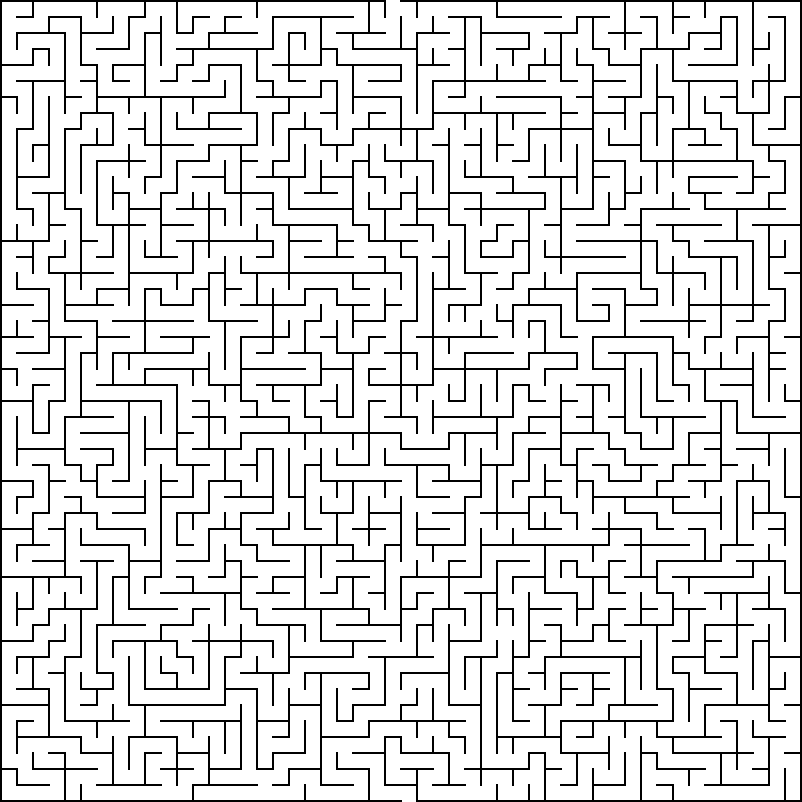
#> input picture client/images/maze-50x50.png, 802 x 802 px
$ python -i maze_solver_cloud.py   (imports and definitions only)   (older library calls are emulated)
#> lines starting #> are read from the running program, lines starting #| are printed output that depends on the picture; after the words box and inside, x2 and y2 are one past the last pixel; in counts of white or black regions, pixels touching at a corner belong together
#> further down, picture is the input picture: shape (802, 802, 3); 87.1% white; black in thin lines or dots
### src/cloud-app/image_utils.py
import cv2
import numpy as np


# [19 lines left out: functions image_resize, auto_canny, not called in this run]


def adaptive_threshold(image, option=cv2.THRESH_BINARY):
    return cv2.adaptiveThreshold(image, 255, cv2.ADAPTIVE_THRESH_GAUSSIAN_C, option, 11, 2)


def sharpen_image(image):
    kernel = np.array([[0, -1, 0], [-1, 5, -1], [0, -1, 0]], dtype=np.float)
    return cv2.filter2D(image, -1, kernel)


# [62 lines left out: functions order_points, image_rotate_by_90_clockwise, image_rotate_by_90_anticlockwise, get_contours, sort_contours, not called in this run]


def get_midpoint(ptA, ptB):
    return (ptA[0] + ptB[0]) * 0.5, (ptA[1] + ptB[1]) * 0.5


# [7 lines left out: function detect_face, not called in this run]


def add_text(image, text):
    cv2.putText(image, text, (15, 15), cv2.FONT_HERSHEY_SIMPLEX, 0.6, (0, 0, 255), 2)

### cloud-app/maze_solver_cloud.py
import os, sys, inspect
import cv2
import numpy as np
import argparse
import image_utils as utils
import time
from azure.storage.blob import BlockBlobService
from azure.storage.queue import QueueService

# Azure Blob Storage.
blob_account_name = 'btpstorage'
blob_account_key = 'Dt3XWm/Ozzv6boId/K6jpweTS/Bo5iVFKlARy9kjooRUGKede7s4W5plTKlUUSkO3SsrLekg7vHPtSlvm4QfSQ=='
# [1 line that did not run here, left out]
container_name = 'btpcontainer'

# Azure Queue Storage
queue_account_name = 'btpqueue'
queue_account_key = 'mxP5vuDMAwrFVBwrbS+WkcmxH780PR/FfoxGKsW6DIPSnRhbshdhw43+b0Samda+9vrRUhz4R9MN4VLv1kN2KA=='
# [1 line that did not run here, left out]
queue_name = 'btpqueue'

# Pulls the image from azure blob storage.
def pull_image_from_blob(blob_name):
    blob = block_blob_service.get_blob_to_bytes(container_name, blob_name)

    # use numpy to construct an array from the bytes
    x = np.fromstring(blob.content, dtype='uint8')

    # decode the array into an image
    img = cv2.imdecode(x, cv2.IMREAD_UNCHANGED)
    return img

# Takes an image denoting a maze and solves the maze. returns the solved maze.
def solve_maze(image):
    try:
        gray_image = cv2.cvtColor(image, cv2.COLOR_BGR2GRAY)
#> gray_image: shape (802, 802); 87.1% white; black in thin lines or dots

        thresholded_image = utils.adaptive_threshold(
            gray_image, cv2.THRESH_BINARY_INV)
#> in adaptive_threshold, `return cv2.adaptiveThreshold(image, 255, cv2.ADAPTIVE_THRESH_GAUSSIAN_..`: returned value: shape (802, 802); 12.9% white in thin lines or dots
        print('Finding Contours')
        contours, _ = cv2.findContours(
            thresholded_image, cv2.RETR_EXTERNAL, cv2.CHAIN_APPROX_SIMPLE)
#> contours = 2 contours; box (x1, y1, x2, y2) and area: (160, 0, 802, 802) 25012, (0, 0, 546, 802) 17486

        solution_image = np.zeros(gray_image.shape, dtype=np.uint8)
        cv2.drawContours(solution_image, contours, 0, (255, 255, 255), 5)
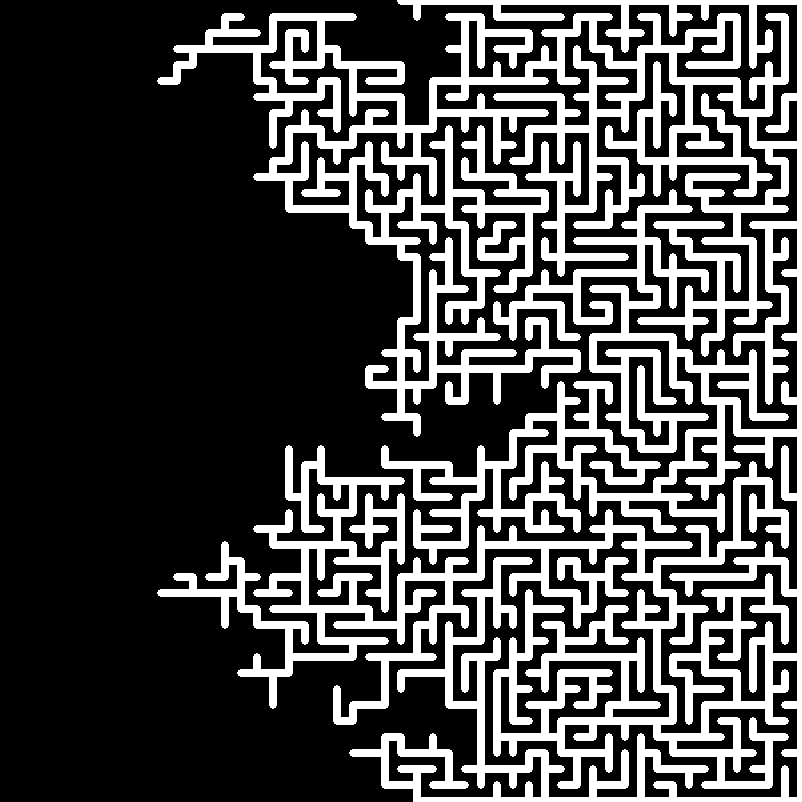
#> solution_image: shape (802, 802); 28.8% white; 1 white region, box (x1, y1, x2, y2) and area: (157, 0, 802, 802) 185500

        print('Dilation')
        kernel = np.ones((15, 15),  dtype=np.uint8)
        solution_image = cv2.dilate(solution_image, kernel)
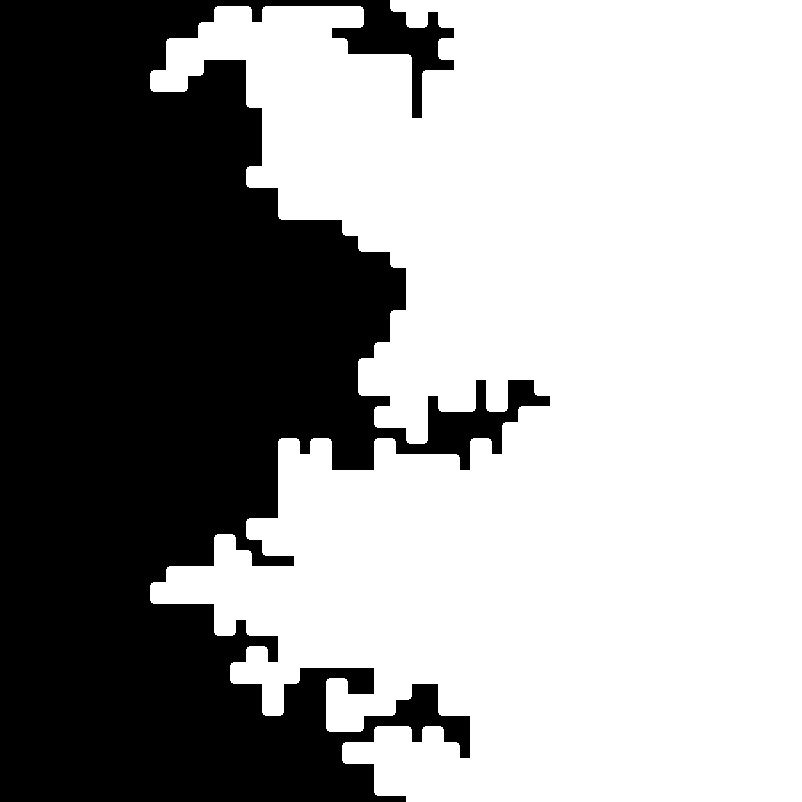
#> solution_image: shape (802, 802); 61% white; 1 black region, box (x1, y1, x2, y2) and area: (0, 0, 550, 802) 250549
        eroded_image = cv2.erode(solution_image, kernel)
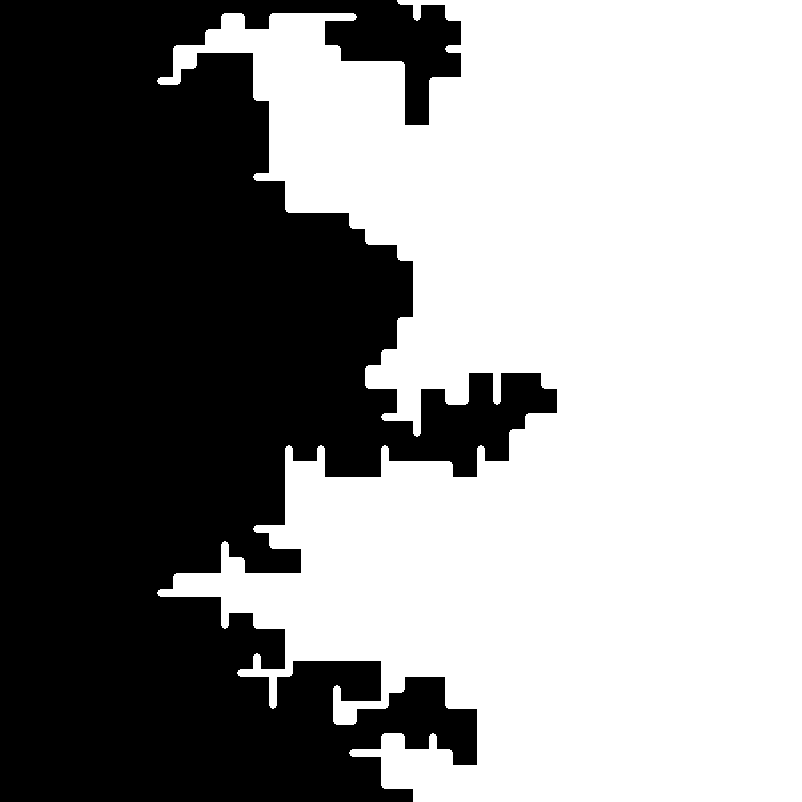
#> eroded_image: shape (802, 802); 56.4% white; 1 black region, box (x1, y1, x2, y2) and area: (0, 0, 557, 802) 280243
        solution_image = cv2.absdiff(solution_image, eroded_image)
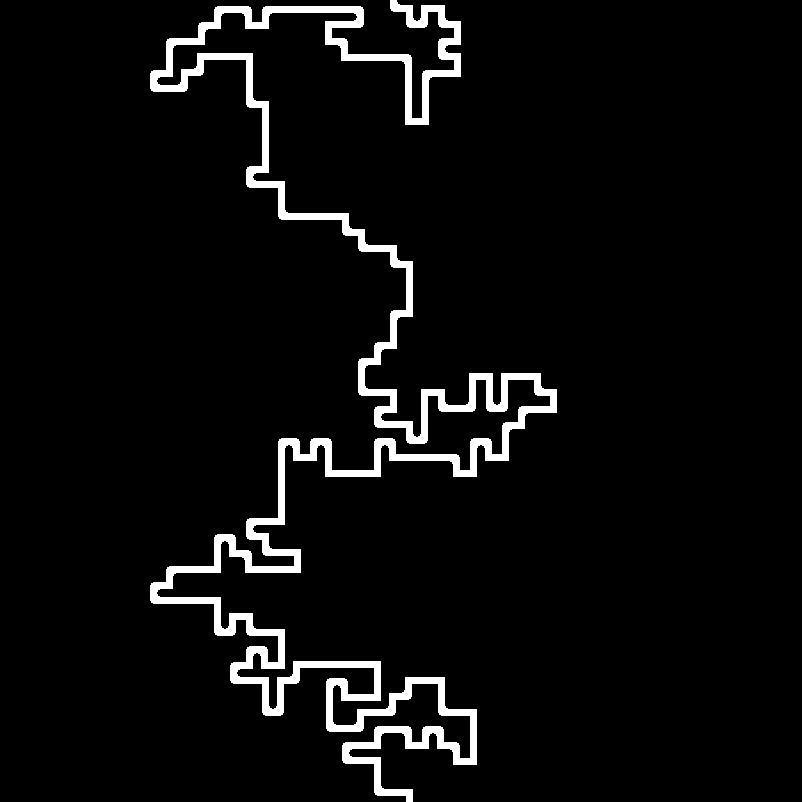
#> solution_image: shape (802, 802); 4.6% white; 1 white region, box (x1, y1, x2, y2) and area: (150, 0, 557, 802) 29694

        b, g, r = cv2.split(image)
        b &= ~solution_image
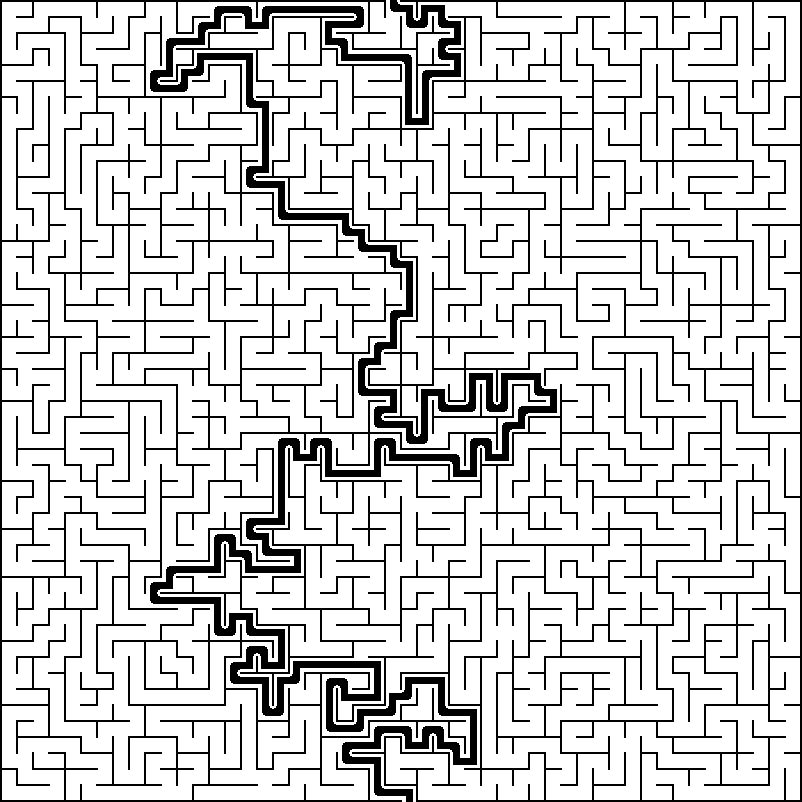
#> b: shape (802, 802); 82.5% white; 3 black regions, box (x1, y1, x2, y2) and area: (160, 0, 802, 802) 48932, (0, 0, 546, 802) 34244, (150, 0, 557, 802) 29694
        g |= solution_image
        r &= ~solution_image

        print('Merging to get the final solution')
        solution_image = cv2.merge([b, g, r]).astype(np.uint8)
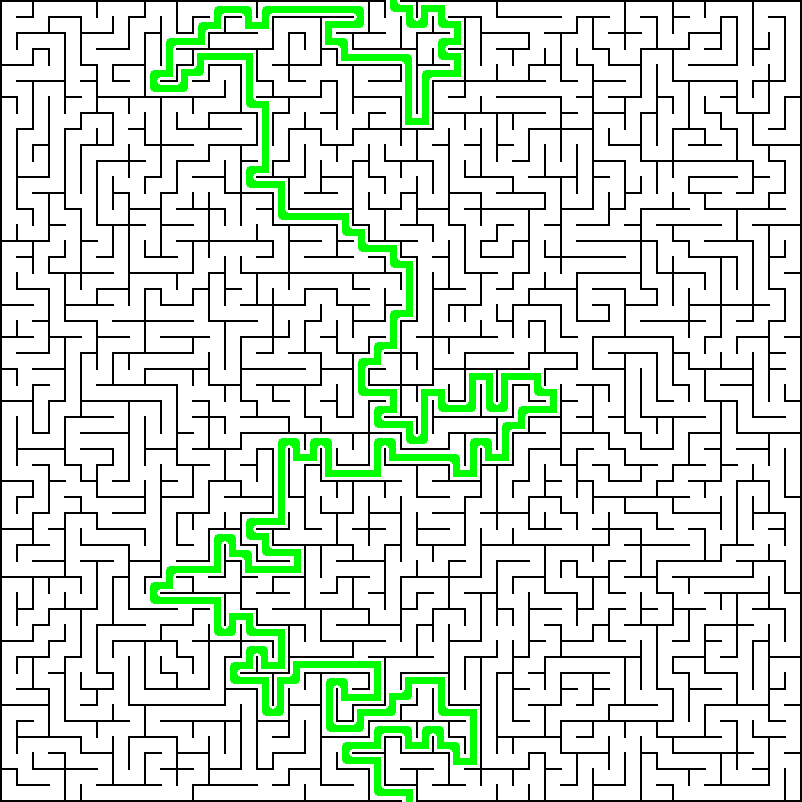
#> solution_image: shape (802, 802, 3); mean B, G, R 210.3, 222, 210.3
        return solution_image
    except Exception:
        return None

def exists(local_file_name):
    return block_blob_service.exists(container_name, local_file_name)

# uploads the solution image to azure blob storage.
def upload_to_blob(blob_name, solution_image):
    # Create a file in Documents to test the upload and download.
    local_file_name = "result_" + blob_name
    cv2.imwrite(local_file_name, solution_image)
    local_path=os.path.expanduser(".")
    full_path_to_file =os.path.join(local_path, local_file_name)

    # Logging
    print("Temp file = " + full_path_to_file)
    print("\nUploading to Blob storage as blob" + local_file_name)

    # Upload the created file if it doesn't exist, use local_file_name for the blob name.
    if not exists(local_file_name):
        block_blob_service.create_blob_from_path(container_name, local_file_name, full_path_to_file)

    # Delete the temporary solution image after upload
    os.remove(full_path_to_file)


# [17 lines not run here, left out]

>>> import cv2
>>> picture = cv2.imread('../client/images/maze-50x50.png')
>>> result = solve_maze(picture)
